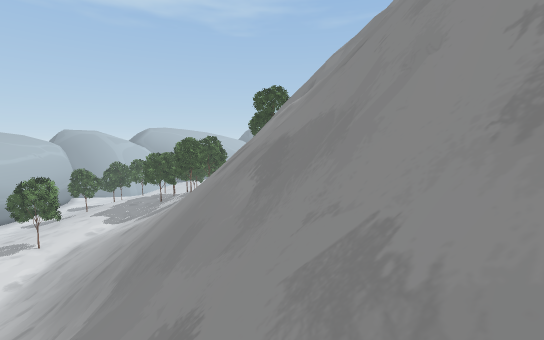
[1] (above)

20 first-person views from a walk through a 3-D level made in the Unity game engine. The camera is 1.5 m above the floor, tilts 6° down and sees 90° across. The floor is counted in squares, 2 m on a side. Each view is taken from the middle of a square. On the plan, view 1 faces up. The plan holds only what a view shows up to about 10 squares ahead; the rest is blank. The place goes on beyond the plan. The player character is not drawn.

[2]
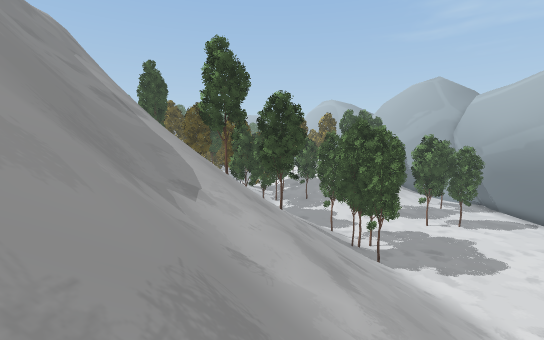

[3]
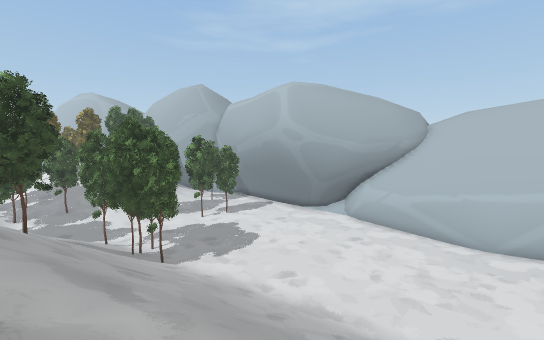

[4]
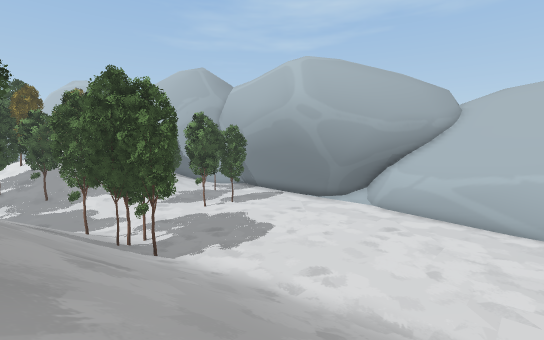

[5]
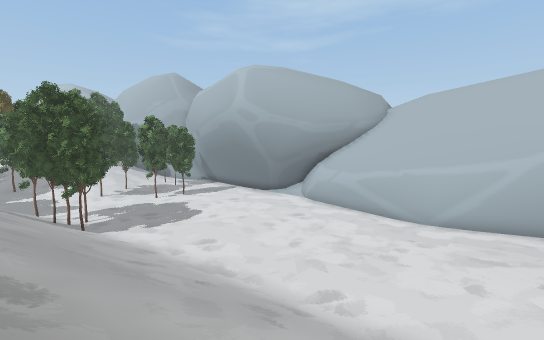

[6]
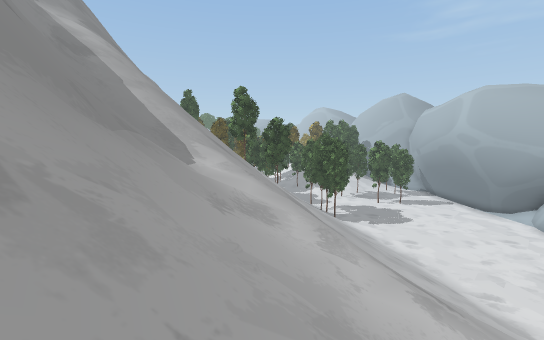

[7]
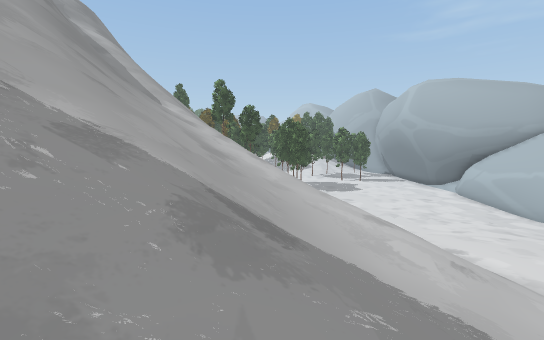

[8]
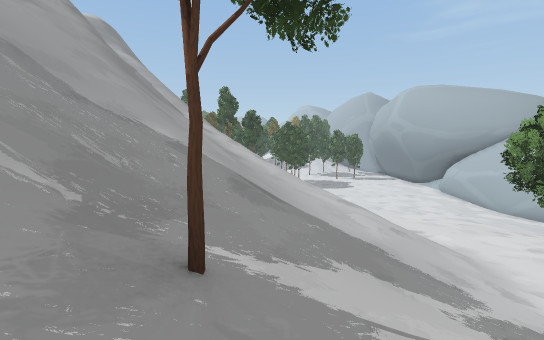

[9]
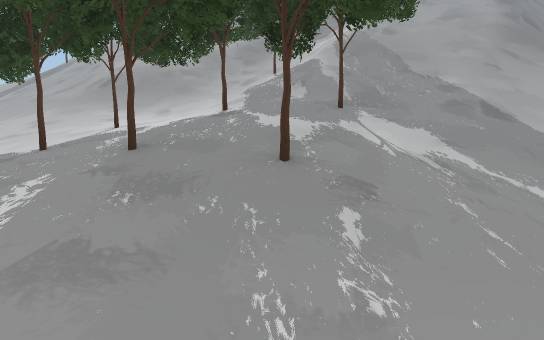

[10]
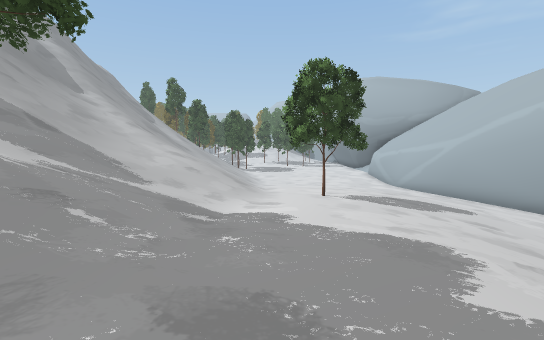

[11]
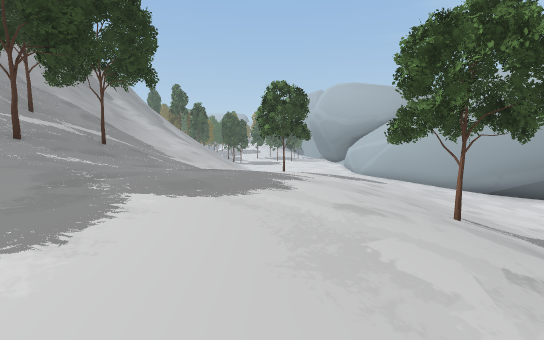

[12]
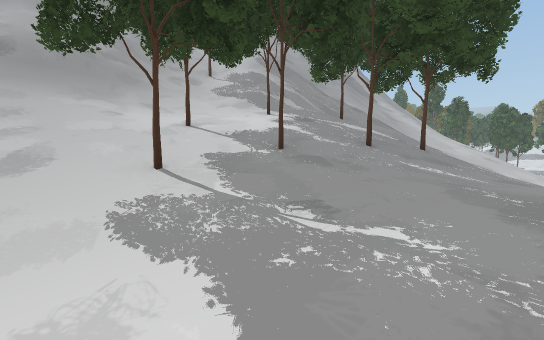

[13]
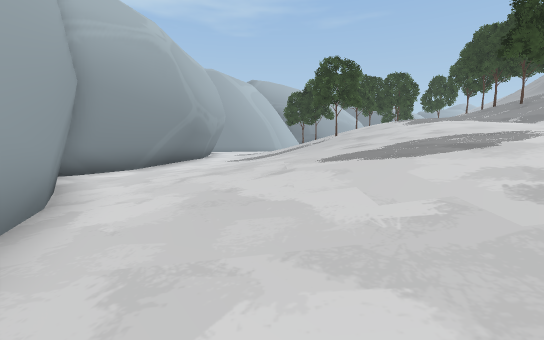

[14]
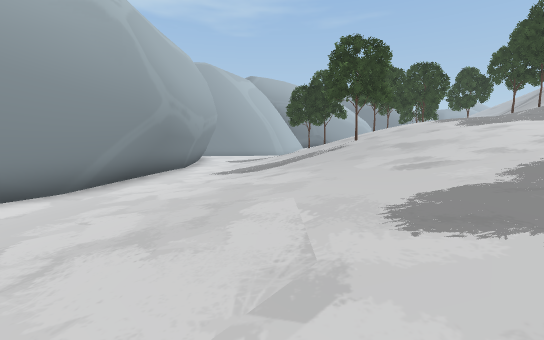

[15]
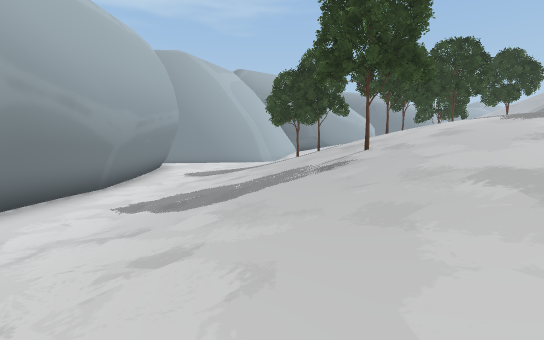

[16]
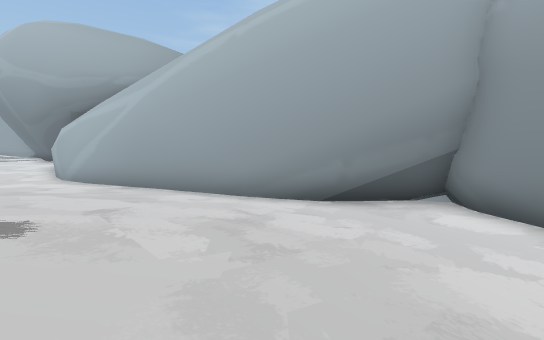

[17]
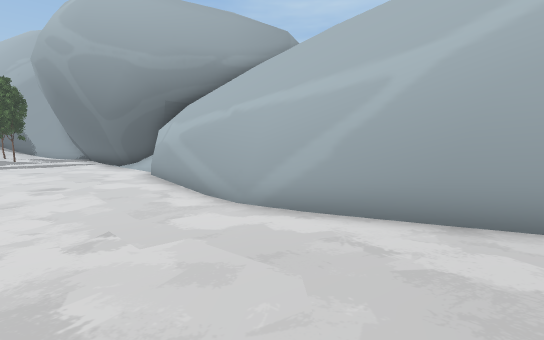

[18]
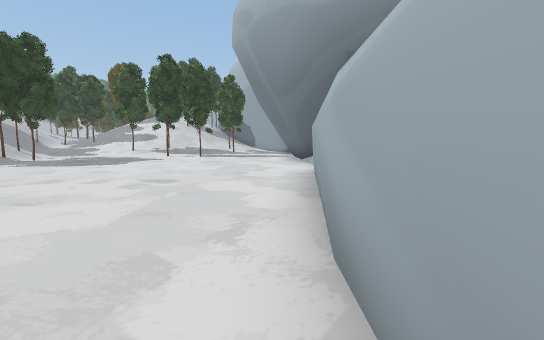

[19]
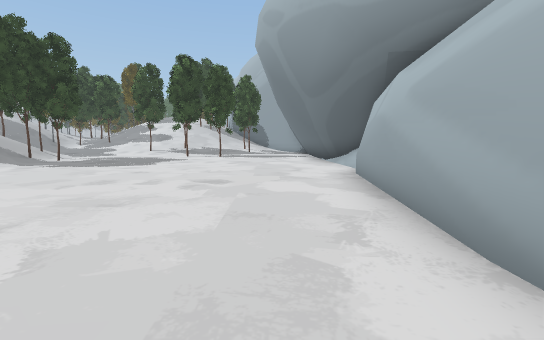

[20]
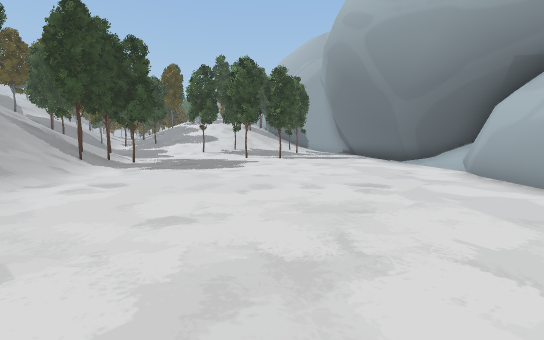

### Floor plan
Key: @ floor where view 1 was taken; # wall or solid block; . main floor; : floor 1.5 m higher than the main floor; + floor 3.25 m higher than the main floor; * floor 4.75 m higher than the main floor; % floor 6.25 m higher than the main floor; / step, stairs or slope; = window, fence, low wall or low ledge; ^ raised ledge; v drop or lower ground; T tree.
Columns run from 24 left of view 1 to 3 right of it. Each row starts with its distance up from view 1.
 26   #...:    T+ ++*///////////
 25   #...::+++++****T//////////
 24   #...::++++*****//%%//////
 23   #...::++++*****T%T%/////
 22   #...::+T++****//%%//////
 21   #...::++++****%T%T/////
 20   #...::++++++*/T///////
 19   #...::+++++++///T/////
 18  ##...::++++++//////////
 17  #...:::+++++++/////////
 16 ##...:::+++++++/////////
 15 ##...:::+++++++/////////
 14  ##..::::++T++///////////
 13   ##.::::+++++///////////
 12    #.::::+++++////////=//
 11    ##.:::::+++   /////=#//
 10     #.::::::::  ///////=#vv
  9     #..::::::://////////###v
  8     ##..::::::///////////=
  7      #.....::://///////////
  6      #......../////////////
  5      #........///////////#=
  4      #.........///////=#/^^^
  3      #.........///////===#^
  2      #.........//////////##
  1      #.........//////////##
  0      #........./////////@/#
 -1     ##..........//////  //#^
 -2     #...........//////   #^
 -3     ##..........T///T    =
 -4      #..........TT///

Where each view was taken, in squares from view 1:
view 1: 0 up, 0 right, facing up
view 2: 7 up, 4 left, facing down
view 3: 7 up, 4 left, facing down-left
view 4: 5 up, 5 left, facing down-left
view 5: 9 up, 6 left, facing down-left
view 6: 14 up, 4 left, facing down
view 7: 18 up, 6 left, facing down
view 8: 20 up, 6 left, facing down
view 9: 20 up, 11 left, facing right
view 10: 22 up, 11 left, facing down
view 11: 26 up, 12 left, facing down
view 12: 26 up, 10 left, facing down-right
view 13: 9 up, 18 left, facing up
view 14: 12 up, 18 left, facing up
view 15: 16 up, 17 left, facing up
view 16: 17 up, 17 left, facing down-left
view 17: 10 up, 15 left, facing down-left
view 18: 6 up, 18 left, facing down
view 19: 6 up, 17 left, facing down
view 20: 6 up, 14 left, facing down
